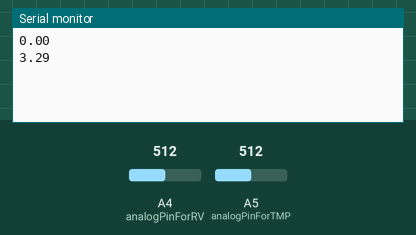
Bench run of a sketch on a simulated Arduino Uno, built with avr-gcc and run on an emulated ATmega328P. Parts: the last lines printed to the serial monitor. Inputs (shaded band) come from the test bench; at power-on: A4 (analogPinForRV) = 512, A5 (analogPinForTMP) = 512.

Above: at 1.2 s.
1.3 s: A4 (analogPinForRV) set to 716
At 2.0 s:
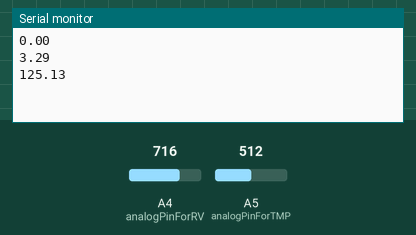
2.8 s: A5 (analogPinForTMP) set to 716
At 3.7 s:
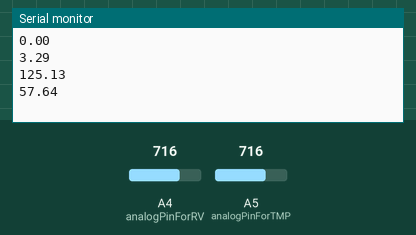
4.3 s: A4 (analogPinForRV) set to 900
At 5.4 s:
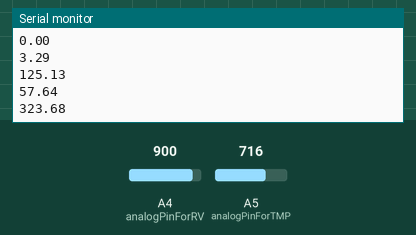
5.8 s: A5 (analogPinForTMP) set to 900
At 7.2 s:
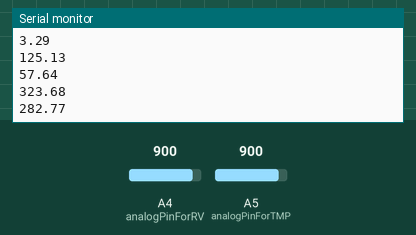
Timing chart, 0 to 8.3 s (numbered marks = the images above; inputs shaded):
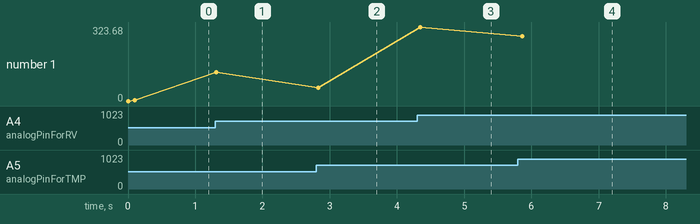

Measured:
- after the input at 1.3 s, the serial monitor: prints a new line at once (image 1)
- after the input at 2.8 s, the serial monitor: prints a new line at once (image 2)
- after the input at 4.3 s, the serial monitor: prints a new line after 0.05 s (image 3)
- after the input at 5.8 s, the serial monitor: prints a new line after 0.06 s (image 4)
- plotted number 1: 3.29 → 125.13 after the input at 1.3 s, 125.13 → 57.64 after the input at 2.8 s, 57.64 → 323.68 after the input at 4.3 s, 323.68 → 282.77 after the input at 5.8 s

The sketch:

wind_sensor_diff_noZero.ino
```cpp
// (licence header left out)
#define analogPinForRV    4   // change to pins you the analog pins are using
#define analogPinForTMP   5

const float zeroWindAdjustment =  0;
int TMP_Therm_ADunits;
float RV_Wind_ADunits;
float RV_Wind_Volts;
unsigned long lastMillis;
int TempCtimes100;
float zeroWind_ADunits;
float zeroWind_volts;
float WindSpeed_MPH = 0;
float Prev_Windspeed;
float Windspeed_Diff = 0;


void setup() {
  Serial.begin(57600);
  Serial.println(Prev_Windspeed);


}

void loop() {

  if (millis() - lastMillis > 100) {
    TMP_Therm_ADunits = analogRead(analogPinForTMP);
    //    Serial.print("  TMP volts ");
    //    Serial.print(TMP_Therm_ADunits * 0.0048828125);
    RV_Wind_ADunits = analogRead(analogPinForRV);
    RV_Wind_Volts = (RV_Wind_ADunits *  0.0048828125);
    // these are all derived from regressions from raw data as such they depend on a lot of experimental factors
    // such as accuracy of temp sensors, and voltage at the actual wind sensor, (wire losses) which were unaccouted for.
    TempCtimes100 = (0.005 * ((float)TMP_Therm_ADunits * (float)TMP_Therm_ADunits)) - (16.862 * (float)TMP_Therm_ADunits) + 9075.4;
    zeroWind_ADunits = -0.0006 * ((float)TMP_Therm_ADunits * (float)TMP_Therm_ADunits) + 1.0727 * (float)TMP_Therm_ADunits + 47.172; //  13.0C  553  482.39
    zeroWind_volts = (zeroWind_ADunits * 0.0048828125) - zeroWindAdjustment;
    WindSpeed_MPH =  pow(((RV_Wind_Volts - zeroWind_volts) / .2300) , 2.7265);
//    Windspeed_Diff = WindSpeed_MPH - Prev_Windspeed;

    if (abs(WindSpeed_MPH - Prev_Windspeed) > 0.01){
//      Serial.print((float)Prev_Windspeed);
//      Serial.print(", ");
      Serial.println((float)WindSpeed_MPH);
//      Serial.print(", ");
//      Serial.println((float)Windspeed_Diff);
    }
    else {
    }

    Prev_Windspeed = WindSpeed_MPH;
    lastMillis = millis();
  }

}
```
